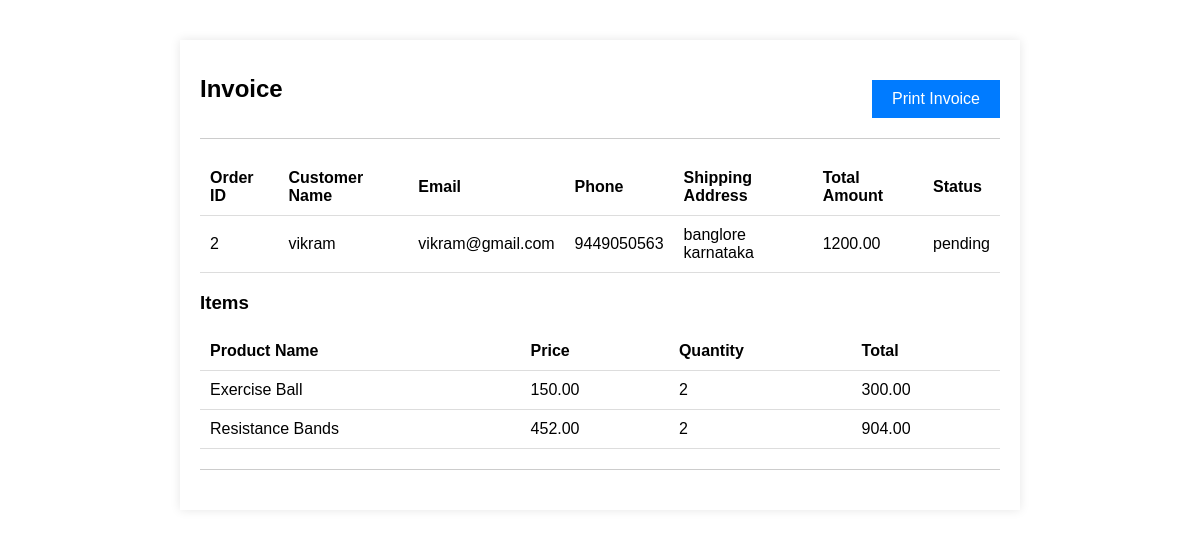
Screenshot of /bill.php?id=2 (signed in) with the database file from the repository.
### tables this page shows
CREATE TABLE `orders` (
  `id` int(11) NOT NULL,
  `user_id` int(11) NOT NULL,
  `total` decimal(10,2) NOT NULL,
  `address` int(11) NOT NULL,
  `payment_method` varchar(255) NOT NULL,
  `payment_status` varchar(30) NOT NULL,
  `status` varchar(50) NOT NULL,
  `created_at` date NOT NULL DEFAULT current_timestamp()
);

CREATE TABLE `users` (
  `id` int(11) NOT NULL,
  `name` varchar(255) NOT NULL,
  `email` varchar(255) NOT NULL,
  `password` varchar(255) NOT NULL,
  `phone` varchar(20) DEFAULT NULL,
  `address_1` int(11) DEFAULT NULL,
  `address_2` int(11) DEFAULT NULL,
  `address_3` int(11) DEFAULT NULL,
  `created_at` timestamp NOT NULL DEFAULT current_timestamp()
);

CREATE TABLE `address` (
  `id` int(11) NOT NULL,
  `address` text DEFAULT NULL
);

CREATE TABLE `order_items` (
  `id` int(11) NOT NULL,
  `order_id` int(11) NOT NULL,
  `product_id` int(11) NOT NULL,
  `quantity` int(11) NOT NULL,
  `price` decimal(10,2) NOT NULL,
  `created_at` timestamp NOT NULL DEFAULT current_timestamp()
);

CREATE TABLE `products` (
  `id` int(11) NOT NULL,
  `name` varchar(255) NOT NULL,
  `description` text DEFAULT NULL,
  `price` decimal(10,2) NOT NULL,
  `discount_price` decimal(10,2) DEFAULT NULL,
  `category_id` int(11) DEFAULT NULL,
  `image` varchar(255) DEFAULT NULL,
  `image2` varchar(255) NOT NULL,
  `image3` varchar(255) NOT NULL,
  `stock` int(11) NOT NULL DEFAULT 0,
  `created_at` timestamp NOT NULL DEFAULT current_timestamp()
);

### bill.php (the view, shortened to what this page needs)
<?php
include './includes/config.php';
$oid = $_GET['id'];
$sql = "SELECT
    o.id,
    c.name,
    c.email,
    c.phone,
    a.address AS shipping_address,
    o.total,
    o.status,
    oi.product_id,
    oi.price,
    oi.quantity,
    (oi.price * oi.quantity) AS total_item_amount
FROM
    orders o
INNER JOIN
    address a ON a.id = o.address
INNER JOIN
    users c ON o.user_id = c.id
INNER JOIN
    order_items oi ON o.id = oi.order_id
WHERE
    o.id = '$oid';
";
$res = $conn->query($sql);
$order = $res->fetch_assoc();
?>
<!DOCTYPE html>
<html lang="en">
<head>
</head>
<body>
    <div class="invoice">
        <div class="invoice-header">
            <h2>Invoice</h2>
            <button class="print-button" onclick="window.print()">Print Invoice</button>
        </div>
        <div class="invoice-body">
            <table>
                <thead>
                    <tr>
                        <th>Order ID</th>
                        <th>Customer Name</th>
                        <th>Email</th>
                        <th>Phone</th>
                        <th>Shipping Address</th>
                        <th>Total Amount</th>
                        <th>Status</th>
                    </tr>
                </thead>
                <tbody>
                    <tr>
                        <td><?php echo $order['id']; ?></td>
                        <td><?php echo $order['name']; ?></td>
                        <td><?php echo $order['email']; ?></td>
                        <td><?php echo $order['phone']; ?></td>
                        <td><?php echo $order['shipping_address']; ?></td>
                        <td><?php echo $order['total']; ?></td>
                        <td><?php echo $order['status']; ?></td>
                    </tr>
                </tbody>
            </table>
            <h3>Items</h3>
            <table>
                <thead>
                    <tr>
                        <th>Product Name</th>
                        <th>Price</th>
                        <th>Quantity</th>
                        <th>Total</th>
                    </tr>
                </thead>
                <tbody>
                    <?php
                    $sql = "SELECT oi.*,p.name from order_items oi JOIN products p ON oi.product_id = p.id where oi.order_id  = '$oid'";
                    $res = $conn->query($sql);
                    if ($res) :
                        while ($item = $res->fetch_assoc()) :
                    ?>
                            <tr>
                                <td><?php echo $item['name']; ?></td>
                                <td><?php echo number_format($item['price'], 2); ?></td>
                                <td><?php echo $item['quantity']; ?></td>
                                <td><?php echo number_format($item['price'] * $item['quantity'], 2); ?></td>
                            </tr>
                    <?php
                        endwhile;
                    endif;
                    ?>
                </tbody>
            </table>
        </div>
    </div>
</body>
</html>

### bill.php (style rules this page uses)
body { font-family: Arial, sans-serif; margin: 20px; padding: 20px; }
.invoice { width: 100%; max-width: 800px; margin: auto; background: #fff; padding: 20px; box-shadow: 0 0 10px rgba(0, 0, 0, 0.1); }
.invoice-header { display: flex; justify-content: space-between; align-items: center; margin-bottom: 20px; }
.invoice-header h2 { margin: 0; }
.invoice-body { border-top: 1px solid #ccc; border-bottom: 1px solid #ccc; padding: 20px 0; margin-bottom: 20px; }
.invoice-body table { width: 100%; border-collapse: collapse; }
.invoice-body table th, .invoice-body table td { padding: 10px; text-align: left; border-bottom: 1px solid #ddd; }
.print-button { display: inline-block; padding: 10px 20px; background-color: #007bff; color: #fff; border: none; cursor: pointer; font-size: 16px; margin-top: 20px; }

### rows the page displays
orders: id "2", total "1200.00", status "pending"
users: name "vikram", email "vikram@gmail.com", phone "9449050563"
address: address "banglore karnataka"
order_items: product.name "Exercise Ball", price "150.00", quantity "2", $item['price'] * $item['quantity'] "300.00"
order_items: product.name "Resistance Bands", price "452.00", quantity "2", $item['price'] * $item['quantity'] "904.00"
